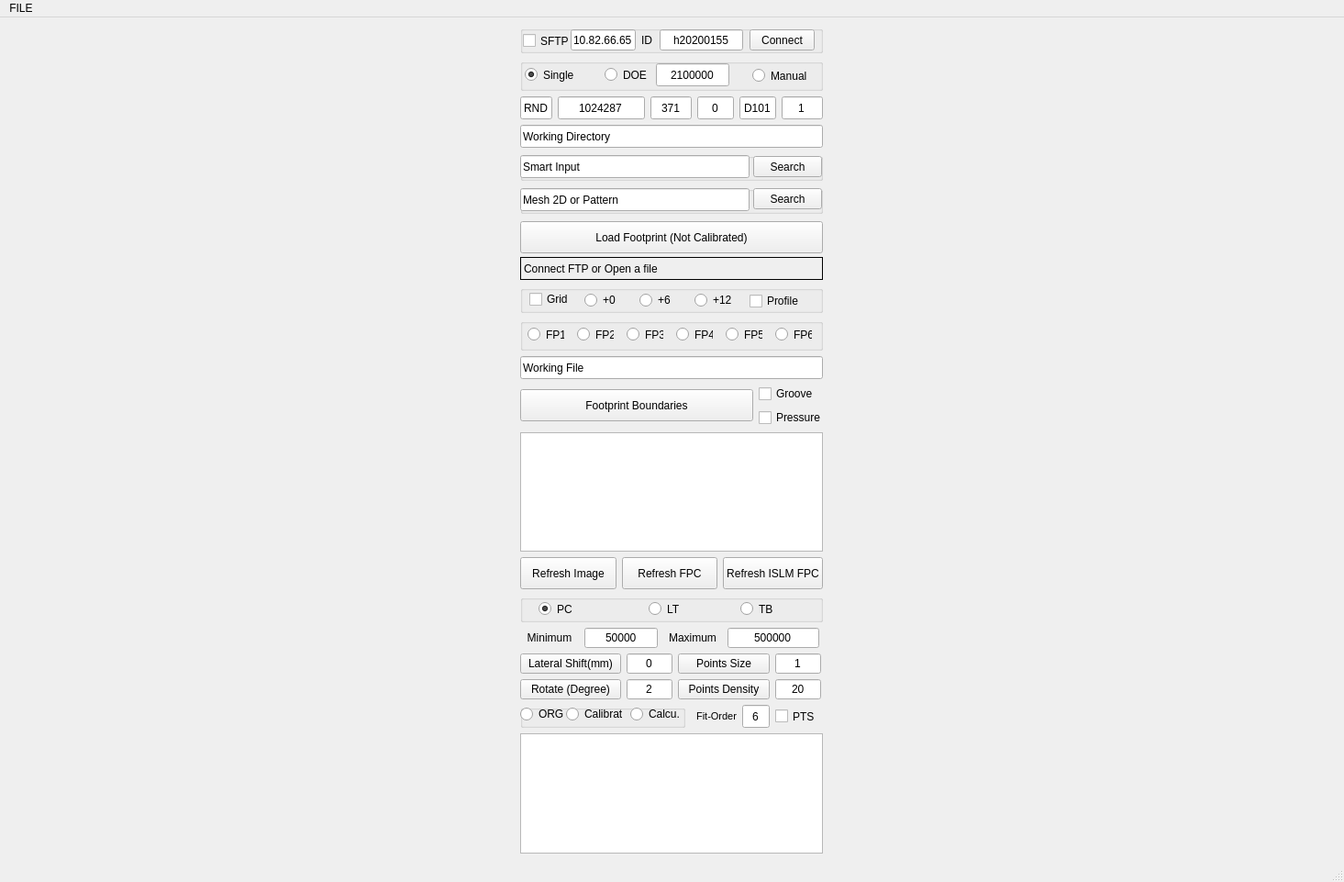
<?xml version="1.0" encoding="UTF-8"?>
<ui version="4.0">
 <class>MainWindow</class>
 <widget class="QMainWindow" name="MainWindow">
  <property name="geometry">
   <rect>
    <x>0</x>
    <y>0</y>
    <width>1465</width>
    <height>961</height>
   </rect>
  </property>
  <property name="windowTitle">
   <string>SMART-Footprint</string>
  </property>
  <widget class="QWidget" name="centralwidget">
   <layout class="QHBoxLayout" name="horizontalLayout_9">
    <item>
     <layout class="QVBoxLayout" name="verticalLayout_image"/>
    </item>
    <item>
     <layout class="QVBoxLayout" name="verticalLayout_board">
      <property name="sizeConstraint">
       <enum>QLayout::SetMaximumSize</enum>
      </property>
      <item>
       <layout class="QVBoxLayout" name="verticalLayout_menu">
        <item>
         <widget class="QGroupBox" name="Group_connection">
          <property name="minimumSize">
           <size>
            <width>330</width>
            <height>30</height>
           </size>
          </property>
          <property name="maximumSize">
           <size>
            <width>330</width>
            <height>30</height>
           </size>
          </property>
          <property name="title">
           <string/>
          </property>
          <widget class="QLineEdit" name="lineEdit_address">
           <property name="geometry">
            <rect>
             <x>55</x>
             <y>4</y>
             <width>71</width>
             <height>23</height>
            </rect>
           </property>
           <property name="maximumSize">
            <size>
             <width>100</width>
             <height>30</height>
            </size>
           </property>
           <property name="toolTip">
            <string>&lt;html&gt;&lt;head/&gt;&lt;body&gt;&lt;p&gt;HPC: 10.82.66.65&lt;/p&gt;&lt;/body&gt;&lt;/html&gt;</string>
           </property>
           <property name="text">
            <string>10.82.66.65</string>
           </property>
           <property name="alignment">
            <set>Qt::AlignCenter</set>
           </property>
          </widget>
          <widget class="QLabel" name="label_ID">
           <property name="geometry">
            <rect>
             <x>132</x>
             <y>5</y>
             <width>21</width>
             <height>21</height>
            </rect>
           </property>
           <property name="maximumSize">
            <size>
             <width>150</width>
             <height>25</height>
            </size>
           </property>
           <property name="text">
            <string>ID</string>
           </property>
          </widget>
          <widget class="QLineEdit" name="lineEdit_hpc_ID">
           <property name="geometry">
            <rect>
             <x>152</x>
             <y>4</y>
             <width>91</width>
             <height>23</height>
            </rect>
           </property>
           <property name="maximumSize">
            <size>
             <width>100</width>
             <height>30</height>
            </size>
           </property>
           <property name="toolTip">
            <string>&lt;html&gt;&lt;head/&gt;&lt;body&gt;&lt;p&gt;h+Employee ID &lt;/p&gt;&lt;/body&gt;&lt;/html&gt;</string>
           </property>
           <property name="text">
            <string>h20200155</string>
           </property>
           <property name="alignment">
            <set>Qt::AlignCenter</set>
           </property>
          </widget>
          <widget class="QPushButton" name="push_connection">
           <property name="geometry">
            <rect>
             <x>250</x>
             <y>4</y>
             <width>71</width>
             <height>23</height>
            </rect>
           </property>
           <property name="maximumSize">
            <size>
             <width>200</width>
             <height>30</height>
            </size>
           </property>
           <property name="text">
            <string>Connect</string>
           </property>
          </widget>
          <widget class="QCheckBox" name="check_FTP">
           <property name="geometry">
            <rect>
             <x>3</x>
             <y>5</y>
             <width>51</width>
             <height>23</height>
            </rect>
           </property>
           <property name="maximumSize">
            <size>
             <width>110</width>
             <height>25</height>
            </size>
           </property>
           <property name="text">
            <string>SFTP</string>
           </property>
          </widget>
         </widget>
        </item>
        <item>
         <widget class="QGroupBox" name="group_SimulationType">
          <property name="minimumSize">
           <size>
            <width>330</width>
            <height>35</height>
           </size>
          </property>
          <property name="maximumSize">
           <size>
            <width>330</width>
            <height>35</height>
           </size>
          </property>
          <property name="title">
           <string/>
          </property>
          <widget class="QRadioButton" name="radio_Single">
           <property name="geometry">
            <rect>
             <x>5</x>
             <y>9</y>
             <width>81</width>
             <height>17</height>
            </rect>
           </property>
           <property name="text">
            <string>Single</string>
           </property>
           <property name="checked">
            <bool>true</bool>
           </property>
          </widget>
          <widget class="QRadioButton" name="radio_DOE">
           <property name="geometry">
            <rect>
             <x>92</x>
             <y>9</y>
             <width>61</width>
             <height>17</height>
            </rect>
           </property>
           <property name="text">
            <string>DOE</string>
           </property>
          </widget>
          <widget class="QLineEdit" name="lineEdit_DOE_ID">
           <property name="geometry">
            <rect>
             <x>148</x>
             <y>5</y>
             <width>80</width>
             <height>25</height>
            </rect>
           </property>
           <property name="minimumSize">
            <size>
             <width>80</width>
             <height>0</height>
            </size>
           </property>
           <property name="maximumSize">
            <size>
             <width>80</width>
             <height>25</height>
            </size>
           </property>
           <property name="toolTip">
            <string>&lt;html&gt;&lt;head/&gt;&lt;body&gt;&lt;p&gt;Auto-Detect&lt;/p&gt;&lt;/body&gt;&lt;/html&gt;</string>
           </property>
           <property name="text">
            <string>2100000</string>
           </property>
           <property name="alignment">
            <set>Qt::AlignCenter</set>
           </property>
          </widget>
          <widget class="QRadioButton" name="radio_Manual">
           <property name="geometry">
            <rect>
             <x>253</x>
             <y>10</y>
             <width>61</width>
             <height>17</height>
            </rect>
           </property>
           <property name="text">
            <string>Manual</string>
           </property>
          </widget>
         </widget>
        </item>
        <item>
         <layout class="QHBoxLayout" name="horizontalLayou_min_2">
          <item>
           <widget class="QLineEdit" name="lineEdit_0_Location">
            <property name="minimumSize">
             <size>
              <width>35</width>
              <height>25</height>
             </size>
            </property>
            <property name="maximumSize">
             <size>
              <width>35</width>
              <height>30</height>
             </size>
            </property>
            <property name="toolTip">
             <string>&lt;html&gt;&lt;head/&gt;&lt;body&gt;&lt;p&gt;RND or ATC or CTC or ETC &lt;/p&gt;&lt;/body&gt;&lt;/html&gt;</string>
            </property>
            <property name="text">
             <string>RND</string>
            </property>
            <property name="alignment">
             <set>Qt::AlignCenter</set>
            </property>
           </widget>
          </item>
          <item>
           <widget class="QLineEdit" name="lineEdit_1_VT_Number">
            <property name="minimumSize">
             <size>
              <width>95</width>
              <height>25</height>
             </size>
            </property>
            <property name="maximumSize">
             <size>
              <width>95</width>
              <height>30</height>
             </size>
            </property>
            <property name="toolTip">
             <string>&lt;html&gt;&lt;head/&gt;&lt;body&gt;&lt;p&gt;Separator : /&lt;/p&gt;&lt;p&gt;ex : 1024000 / 1024365&lt;/p&gt;&lt;/body&gt;&lt;/html&gt;</string>
            </property>
            <property name="text">
             <string>1024287</string>
            </property>
            <property name="alignment">
             <set>Qt::AlignCenter</set>
            </property>
           </widget>
          </item>
          <item>
           <widget class="QLineEdit" name="lineEdit_3_VT_Serial">
            <property name="minimumSize">
             <size>
              <width>45</width>
              <height>25</height>
             </size>
            </property>
            <property name="maximumSize">
             <size>
              <width>45</width>
              <height>30</height>
             </size>
            </property>
            <property name="toolTip">
             <string>&lt;html&gt;&lt;head/&gt;&lt;body&gt;&lt;p&gt;Separator : , &lt;/p&gt;&lt;p&gt;(1, 2 / 13 )&lt;/p&gt;&lt;/body&gt;&lt;/html&gt;</string>
            </property>
            <property name="text">
             <string>371</string>
            </property>
            <property name="alignment">
             <set>Qt::AlignCenter</set>
            </property>
           </widget>
          </item>
          <item>
           <widget class="QLineEdit" name="lineEdit_2_VT_Revision">
            <property name="minimumSize">
             <size>
              <width>20</width>
              <height>25</height>
             </size>
            </property>
            <property name="maximumSize">
             <size>
              <width>40</width>
              <height>30</height>
             </size>
            </property>
            <property name="toolTip">
             <string>&lt;html&gt;&lt;head/&gt;&lt;body&gt;&lt;p&gt;Separator : , or ~&lt;/p&gt;&lt;p&gt;ex: 1,2 or 1~5&lt;/p&gt;&lt;/body&gt;&lt;/html&gt;</string>
            </property>
            <property name="text">
             <string>0</string>
            </property>
            <property name="alignment">
             <set>Qt::AlignCenter</set>
            </property>
           </widget>
          </item>
          <item>
           <widget class="QLineEdit" name="lineEdit_4_Sim_Type">
            <property name="minimumSize">
             <size>
              <width>40</width>
              <height>25</height>
             </size>
            </property>
            <property name="maximumSize">
             <size>
              <width>40</width>
              <height>30</height>
             </size>
            </property>
            <property name="toolTip">
             <string>&lt;html&gt;&lt;head/&gt;&lt;body&gt;&lt;p&gt;Separator : , &lt;/p&gt;&lt;p&gt;ex : D101, D104 / D104&lt;/p&gt;&lt;/body&gt;&lt;/html&gt;</string>
            </property>
            <property name="text">
             <string>D101</string>
            </property>
            <property name="alignment">
             <set>Qt::AlignCenter</set>
            </property>
           </widget>
          </item>
          <item>
           <widget class="QLineEdit" name="lineEdit_5_Sim_Num">
            <property name="minimumSize">
             <size>
              <width>45</width>
              <height>25</height>
             </size>
            </property>
            <property name="maximumSize">
             <size>
              <width>45</width>
              <height>30</height>
             </size>
            </property>
            <property name="toolTip">
             <string>&lt;html&gt;&lt;head/&gt;&lt;body&gt;&lt;p&gt;Separator : , &lt;/p&gt;&lt;p&gt;(ex: 1,2 / 2 )&lt;/p&gt;&lt;/body&gt;&lt;/html&gt;</string>
            </property>
            <property name="text">
             <string>1</string>
            </property>
            <property name="alignment">
             <set>Qt::AlignCenter</set>
            </property>
           </widget>
          </item>
         </layout>
        </item>
        <item>
         <widget class="QLineEdit" name="lineEdit_jobDir">
          <property name="minimumSize">
           <size>
            <width>330</width>
            <height>25</height>
           </size>
          </property>
          <property name="maximumSize">
           <size>
            <width>330</width>
            <height>30</height>
           </size>
          </property>
          <property name="font">
           <font>
            <family>Arial</family>
            <pointsize>9</pointsize>
           </font>
          </property>
          <property name="toolTip">
           <string>&lt;html&gt;&lt;head/&gt;&lt;body&gt;&lt;p&gt;Working Directory (Full path)&lt;/p&gt;&lt;/body&gt;&lt;/html&gt;</string>
          </property>
          <property name="text">
           <string>Working Directory</string>
          </property>
          <property name="alignment">
           <set>Qt::AlignLeading|Qt::AlignLeft|Qt::AlignVCenter</set>
          </property>
         </widget>
        </item>
        <item>
         <widget class="QGroupBox" name="groupBox_4">
          <property name="minimumSize">
           <size>
            <width>0</width>
            <height>30</height>
           </size>
          </property>
          <property name="maximumSize">
           <size>
            <width>330</width>
            <height>30</height>
           </size>
          </property>
          <property name="title">
           <string/>
          </property>
          <widget class="QLineEdit" name="lineEdit_smartFile">
           <property name="geometry">
            <rect>
             <x>0</x>
             <y>2</y>
             <width>250</width>
             <height>25</height>
            </rect>
           </property>
           <property name="minimumSize">
            <size>
             <width>250</width>
             <height>25</height>
            </size>
           </property>
           <property name="maximumSize">
            <size>
             <width>250</width>
             <height>30</height>
            </size>
           </property>
           <property name="font">
            <font>
             <family>Arial</family>
             <pointsize>9</pointsize>
            </font>
           </property>
           <property name="toolTip">
            <string>&lt;html&gt;&lt;head/&gt;&lt;body&gt;&lt;p&gt;SMART Input file&lt;/p&gt;&lt;/body&gt;&lt;/html&gt;</string>
           </property>
           <property name="text">
            <string>Smart Input</string>
           </property>
           <property name="alignment">
            <set>Qt::AlignLeading|Qt::AlignLeft|Qt::AlignVCenter</set>
           </property>
          </widget>
          <widget class="QPushButton" name="push_searchFile">
           <property name="geometry">
            <rect>
             <x>254</x>
             <y>3</y>
             <width>75</width>
             <height>23</height>
            </rect>
           </property>
           <property name="text">
            <string>Search</string>
           </property>
          </widget>
         </widget>
        </item>
        <item>
         <widget class="QGroupBox" name="groupBox_5">
          <property name="minimumSize">
           <size>
            <width>330</width>
            <height>30</height>
           </size>
          </property>
          <property name="maximumSize">
           <size>
            <width>330</width>
            <height>30</height>
           </size>
          </property>
          <property name="title">
           <string/>
          </property>
          <widget class="QLineEdit" name="lineEdit_patternMesh">
           <property name="geometry">
            <rect>
             <x>0</x>
             <y>2</y>
             <width>250</width>
             <height>25</height>
            </rect>
           </property>
           <property name="minimumSize">
            <size>
             <width>250</width>
             <height>25</height>
            </size>
           </property>
           <property name="maximumSize">
            <size>
             <width>250</width>
             <height>30</height>
            </size>
           </property>
           <property name="font">
            <font>
             <family>Arial</family>
             <pointsize>9</pointsize>
            </font>
           </property>
           <property name="toolTip">
            <string>&lt;html&gt;&lt;head/&gt;&lt;body&gt;&lt;p&gt;CUTE 2D mesh or Pattern Mesh (ptn)&lt;/p&gt;&lt;/body&gt;&lt;/html&gt;</string>
           </property>
           <property name="text">
            <string>Mesh 2D or Pattern</string>
           </property>
           <property name="alignment">
            <set>Qt::AlignLeading|Qt::AlignLeft|Qt::AlignVCenter</set>
           </property>
          </widget>
          <widget class="QPushButton" name="push_searchMesh">
           <property name="geometry">
            <rect>
             <x>254</x>
             <y>2</y>
             <width>75</width>
             <height>23</height>
            </rect>
           </property>
           <property name="text">
            <string>Search</string>
           </property>
          </widget>
         </widget>
        </item>
        <item>
         <layout class="QHBoxLayout" name="horizontalLayout_boundarybox_loading">
          <item>
           <widget class="QPushButton" name="pushButton_GeneratngFoot">
            <property name="minimumSize">
             <size>
              <width>0</width>
              <height>35</height>
             </size>
            </property>
            <property name="maximumSize">
             <size>
              <width>330</width>
              <height>30</height>
             </size>
            </property>
            <property name="text">
             <string>Load Footprint (Not Calibrated)</string>
            </property>
           </widget>
          </item>
         </layout>
        </item>
        <item>
         <widget class="QLabel" name="filename">
          <property name="minimumSize">
           <size>
            <width>0</width>
            <height>25</height>
           </size>
          </property>
          <property name="maximumSize">
           <size>
            <width>330</width>
            <height>30</height>
           </size>
          </property>
          <property name="frameShape">
           <enum>QFrame::Box</enum>
          </property>
          <property name="text">
           <string>Connect FTP or Open a file</string>
          </property>
         </widget>
        </item>
        <item>
         <widget class="QGroupBox" name="groupBox_3">
          <property name="minimumSize">
           <size>
            <width>0</width>
            <height>30</height>
           </size>
          </property>
          <property name="maximumSize">
           <size>
            <width>330</width>
            <height>16777215</height>
           </size>
          </property>
          <property name="title">
           <string/>
          </property>
          <widget class="QCheckBox" name="checkBox_6">
           <property name="geometry">
            <rect>
             <x>10</x>
             <y>7</y>
             <width>50</width>
             <height>16</height>
            </rect>
           </property>
           <property name="maximumSize">
            <size>
             <width>50</width>
             <height>20</height>
            </size>
           </property>
           <property name="text">
            <string>Grid </string>
           </property>
          </widget>
          <widget class="QRadioButton" name="radio_plus0">
           <property name="geometry">
            <rect>
             <x>70</x>
             <y>8</y>
             <width>35</width>
             <height>16</height>
            </rect>
           </property>
           <property name="minimumSize">
            <size>
             <width>35</width>
             <height>0</height>
            </size>
           </property>
           <property name="maximumSize">
            <size>
             <width>30</width>
             <height>25</height>
            </size>
           </property>
           <property name="text">
            <string>+0</string>
           </property>
          </widget>
          <widget class="QRadioButton" name="radio_plus6">
           <property name="geometry">
            <rect>
             <x>130</x>
             <y>8</y>
             <width>35</width>
             <height>16</height>
            </rect>
           </property>
           <property name="minimumSize">
            <size>
             <width>35</width>
             <height>0</height>
            </size>
           </property>
           <property name="maximumSize">
            <size>
             <width>30</width>
             <height>25</height>
            </size>
           </property>
           <property name="text">
            <string>+6</string>
           </property>
          </widget>
          <widget class="QRadioButton" name="radio_plus12">
           <property name="geometry">
            <rect>
             <x>190</x>
             <y>8</y>
             <width>40</width>
             <height>16</height>
            </rect>
           </property>
           <property name="minimumSize">
            <size>
             <width>40</width>
             <height>0</height>
            </size>
           </property>
           <property name="maximumSize">
            <size>
             <width>30</width>
             <height>25</height>
            </size>
           </property>
           <property name="text">
            <string>+12</string>
           </property>
          </widget>
          <widget class="QCheckBox" name="checkBox_showProfile">
           <property name="geometry">
            <rect>
             <x>250</x>
             <y>7</y>
             <width>70</width>
             <height>20</height>
            </rect>
           </property>
           <property name="maximumSize">
            <size>
             <width>70</width>
             <height>20</height>
            </size>
           </property>
           <property name="text">
            <string>Profile</string>
           </property>
          </widget>
         </widget>
        </item>
        <item>
         <widget class="QGroupBox" name="groupBox">
          <property name="minimumSize">
           <size>
            <width>330</width>
            <height>35</height>
           </size>
          </property>
          <property name="maximumSize">
           <size>
            <width>330</width>
            <height>35</height>
           </size>
          </property>
          <property name="title">
           <string/>
          </property>
          <widget class="QWidget" name="layoutWidget">
           <property name="geometry">
            <rect>
             <x>0</x>
             <y>8</y>
             <width>331</width>
             <height>19</height>
            </rect>
           </property>
           <layout class="QHBoxLayout" name="horizontalLayout_SelectImage">
            <item>
             <widget class="QRadioButton" name="radioButton_print1">
              <property name="maximumSize">
               <size>
                <width>40</width>
                <height>16777215</height>
               </size>
              </property>
              <property name="text">
               <string>FP1</string>
              </property>
             </widget>
            </item>
            <item>
             <widget class="QRadioButton" name="radioButton_print2">
              <property name="maximumSize">
               <size>
                <width>40</width>
                <height>16777215</height>
               </size>
              </property>
              <property name="text">
               <string>FP2</string>
              </property>
             </widget>
            </item>
            <item>
             <widget class="QRadioButton" name="radioButton_print3">
              <property name="maximumSize">
               <size>
                <width>40</width>
                <height>16777215</height>
               </size>
              </property>
              <property name="text">
               <string>FP3</string>
              </property>
             </widget>
            </item>
            <item>
             <widget class="QRadioButton" name="radioButton_print4">
              <property name="maximumSize">
               <size>
                <width>40</width>
                <height>16777215</height>
               </size>
              </property>
              <property name="text">
               <string>FP4</string>
              </property>
             </widget>
            </item>
            <item>
             <widget class="QRadioButton" name="radioButton_print5">
              <property name="maximumSize">
               <size>
                <width>40</width>
                <height>16777215</height>
               </size>
              </property>
              <property name="text">
               <string>FP5</string>
              </property>
             </widget>
            </item>
            <item>
             <widget class="QRadioButton" name="radioButton_print6">
              <property name="maximumSize">
               <size>
                <width>40</width>
                <height>16777215</height>
               </size>
              </property>
              <property name="text">
               <string>FP6</string>
              </property>
             </widget>
            </item>
           </layout>
          </widget>
         </widget>
        </item>
        <item>
         <widget class="QLineEdit" name="lineEdit_jobFile">
          <property name="minimumSize">
           <size>
            <width>330</width>
            <height>25</height>
           </size>
          </property>
          <property name="maximumSize">
           <size>
            <width>330</width>
            <height>30</height>
           </size>
          </property>
          <property name="font">
           <font>
            <family>Arial</family>
            <pointsize>9</pointsize>
           </font>
          </property>
          <property name="toolTip">
           <string>&lt;html&gt;&lt;head/&gt;&lt;body&gt;&lt;p&gt;Working file &lt;/p&gt;&lt;/body&gt;&lt;/html&gt;</string>
          </property>
          <property name="text">
           <string>Working File</string>
          </property>
          <property name="alignment">
           <set>Qt::AlignLeading|Qt::AlignLeft|Qt::AlignVCenter</set>
          </property>
         </widget>
        </item>
        <item>
         <layout class="QHBoxLayout" name="horizontalLayout_boundarybox">
          <item>
           <widget class="QPushButton" name="pushButton_compare">
            <property name="minimumSize">
             <size>
              <width>0</width>
              <height>35</height>
             </size>
            </property>
            <property name="maximumSize">
             <size>
              <width>330</width>
              <height>35</height>
             </size>
            </property>
            <property name="text">
             <string>Footprint Boundaries</string>
            </property>
           </widget>
          </item>
          <item>
           <layout class="QVBoxLayout" name="verticalLayout">
            <item>
             <widget class="QCheckBox" name="checkBox_showGrv">
              <property name="maximumSize">
               <size>
                <width>70</width>
                <height>20</height>
               </size>
              </property>
              <property name="text">
               <string>Groove</string>
              </property>
             </widget>
            </item>
            <item>
             <widget class="QCheckBox" name="checkBox_showBndPressure">
              <property name="maximumSize">
               <size>
                <width>70</width>
                <height>20</height>
               </size>
              </property>
              <property name="text">
               <string>Pressure</string>
              </property>
             </widget>
            </item>
           </layout>
          </item>
         </layout>
        </item>
        <item>
         <widget class="QTableWidget" name="tableWidget">
          <property name="minimumSize">
           <size>
            <width>330</width>
            <height>0</height>
           </size>
          </property>
          <property name="maximumSize">
           <size>
            <width>330</width>
            <height>16777215</height>
           </size>
          </property>
         </widget>
        </item>
        <item>
         <layout class="QHBoxLayout" name="horizontalLayout_redobox">
          <item>
           <widget class="QPushButton" name="pushButton_Redraw">
            <property name="minimumSize">
             <size>
              <width>0</width>
              <height>35</height>
             </size>
            </property>
            <property name="maximumSize">
             <size>
              <width>110</width>
              <height>35</height>
             </size>
            </property>
            <property name="text">
             <string>Refresh Image</string>
            </property>
           </widget>
          </item>
          <item>
           <widget class="QPushButton" name="pushButton_Range">
            <property name="minimumSize">
             <size>
              <width>0</width>
              <height>35</height>
             </size>
            </property>
            <property name="maximumSize">
             <size>
              <width>110</width>
              <height>35</height>
             </size>
            </property>
            <property name="text">
             <string>Refresh FPC</string>
            </property>
           </widget>
          </item>
          <item>
           <widget class="QPushButton" name="pushButton_refreshAll">
            <property name="minimumSize">
             <size>
              <width>0</width>
              <height>35</height>
             </size>
            </property>
            <property name="maximumSize">
             <size>
              <width>110</width>
              <height>35</height>
             </size>
            </property>
            <property name="text">
             <string>Refresh ISLM FPC</string>
            </property>
           </widget>
          </item>
         </layout>
        </item>
        <item>
         <widget class="QGroupBox" name="group_TIRE">
          <property name="minimumSize">
           <size>
            <width>330</width>
            <height>30</height>
           </size>
          </property>
          <property name="maximumSize">
           <size>
            <width>330</width>
            <height>30</height>
           </size>
          </property>
          <property name="title">
           <string/>
          </property>
          <widget class="QRadioButton" name="radio_PC">
           <property name="geometry">
            <rect>
             <x>20</x>
             <y>7</y>
             <width>51</width>
             <height>17</height>
            </rect>
           </property>
           <property name="text">
            <string>PC</string>
           </property>
           <property name="checked">
            <bool>true</bool>
           </property>
          </widget>
          <widget class="QRadioButton" name="radioTB">
           <property name="geometry">
            <rect>
             <x>240</x>
             <y>7</y>
             <width>51</width>
             <height>17</height>
            </rect>
           </property>
           <property name="text">
            <string>TB</string>
           </property>
          </widget>
          <widget class="QRadioButton" name="radioLT">
           <property name="geometry">
            <rect>
             <x>140</x>
             <y>7</y>
             <width>51</width>
             <height>17</height>
            </rect>
           </property>
           <property name="text">
            <string>LT</string>
           </property>
          </widget>
         </widget>
        </item>
        <item>
         <layout class="QHBoxLayout" name="horizontalLayou_min">
          <item>
           <widget class="QLabel" name="label_min">
            <property name="maximumSize">
             <size>
              <width>60</width>
              <height>25</height>
             </size>
            </property>
            <property name="text">
             <string>Minimum</string>
            </property>
            <property name="alignment">
             <set>Qt::AlignCenter</set>
            </property>
           </widget>
          </item>
          <item>
           <widget class="QLineEdit" name="lineEdit_min_colorRange">
            <property name="maximumSize">
             <size>
              <width>80</width>
              <height>30</height>
             </size>
            </property>
            <property name="text">
             <string>50000</string>
            </property>
            <property name="alignment">
             <set>Qt::AlignCenter</set>
            </property>
           </widget>
          </item>
          <item>
           <widget class="QLabel" name="label_max">
            <property name="maximumSize">
             <size>
              <width>60</width>
              <height>25</height>
             </size>
            </property>
            <property name="text">
             <string>Maximum</string>
            </property>
            <property name="alignment">
             <set>Qt::AlignCenter</set>
            </property>
           </widget>
          </item>
          <item>
           <widget class="QLineEdit" name="lineEdit_max_colorRange">
            <property name="maximumSize">
             <size>
              <width>100</width>
              <height>30</height>
             </size>
            </property>
            <property name="text">
             <string>500000</string>
            </property>
            <property name="alignment">
             <set>Qt::AlignCenter</set>
            </property>
           </widget>
          </item>
         </layout>
        </item>
        <item>
         <layout class="QHBoxLayout" name="horizontalLayout_ptSize">
          <item>
           <widget class="QPushButton" name="push_lateralShift">
            <property name="maximumSize">
             <size>
              <width>110</width>
              <height>25</height>
             </size>
            </property>
            <property name="text">
             <string>Lateral Shift(mm)</string>
            </property>
           </widget>
          </item>
          <item>
           <widget class="QLineEdit" name="lineEdit_lateralShift">
            <property name="maximumSize">
             <size>
              <width>50</width>
              <height>25</height>
             </size>
            </property>
            <property name="text">
             <string>0</string>
            </property>
            <property name="alignment">
             <set>Qt::AlignCenter</set>
            </property>
           </widget>
          </item>
          <item>
           <widget class="QPushButton" name="pushPointSize">
            <property name="maximumSize">
             <size>
              <width>100</width>
              <height>25</height>
             </size>
            </property>
            <property name="text">
             <string>Points Size</string>
            </property>
           </widget>
          </item>
          <item>
           <widget class="QLineEdit" name="lineEdit_pointSize">
            <property name="maximumSize">
             <size>
              <width>50</width>
              <height>25</height>
             </size>
            </property>
            <property name="text">
             <string>1</string>
            </property>
            <property name="alignment">
             <set>Qt::AlignCenter</set>
            </property>
           </widget>
          </item>
         </layout>
        </item>
        <item>
         <layout class="QHBoxLayout" name="horizontalLayout_angle">
          <item>
           <widget class="QPushButton" name="push_Rotating">
            <property name="maximumSize">
             <size>
              <width>110</width>
              <height>25</height>
             </size>
            </property>
            <property name="text">
             <string>Rotate (Degree)</string>
            </property>
           </widget>
          </item>
          <item>
           <widget class="QLineEdit" name="lineEdit_rotating">
            <property name="maximumSize">
             <size>
              <width>50</width>
              <height>25</height>
             </size>
            </property>
            <property name="text">
             <string>2</string>
            </property>
            <property name="alignment">
             <set>Qt::AlignCenter</set>
            </property>
           </widget>
          </item>
          <item>
           <widget class="QPushButton" name="pushPointsDensity">
            <property name="maximumSize">
             <size>
              <width>100</width>
              <height>25</height>
             </size>
            </property>
            <property name="text">
             <string>Points Density</string>
            </property>
           </widget>
          </item>
          <item>
           <widget class="QLineEdit" name="lineEdit_PointsDensity">
            <property name="maximumSize">
             <size>
              <width>50</width>
              <height>25</height>
             </size>
            </property>
            <property name="text">
             <string>20</string>
            </property>
            <property name="alignment">
             <set>Qt::AlignCenter</set>
            </property>
           </widget>
          </item>
         </layout>
        </item>
        <item>
         <layout class="QHBoxLayout" name="horizontalLayout_fitting">
          <item>
           <widget class="QGroupBox" name="groupBox_11">
            <property name="maximumSize">
             <size>
              <width>180</width>
              <height>25</height>
             </size>
            </property>
            <property name="title">
             <string/>
            </property>
            <widget class="QRadioButton" name="radio_ISLM_org">
             <property name="geometry">
              <rect>
               <x>0</x>
               <y>0</y>
               <width>70</width>
               <height>20</height>
              </rect>
             </property>
             <property name="maximumSize">
              <size>
               <width>70</width>
               <height>25</height>
              </size>
             </property>
             <property name="text">
              <string>ORG</string>
             </property>
            </widget>
            <widget class="QRadioButton" name="radio_ISLM_cali">
             <property name="geometry">
              <rect>
               <x>50</x>
               <y>0</y>
               <width>70</width>
               <height>20</height>
              </rect>
             </property>
             <property name="maximumSize">
              <size>
               <width>70</width>
               <height>25</height>
              </size>
             </property>
             <property name="text">
              <string>Calibrat</string>
             </property>
            </widget>
            <widget class="QRadioButton" name="radio_calculation">
             <property name="geometry">
              <rect>
               <x>120</x>
               <y>0</y>
               <width>60</width>
               <height>20</height>
              </rect>
             </property>
             <property name="maximumSize">
              <size>
               <width>60</width>
               <height>25</height>
              </size>
             </property>
             <property name="text">
              <string>Calcu.</string>
             </property>
            </widget>
           </widget>
          </item>
          <item>
           <widget class="QLabel" name="label_fittingOrder">
            <property name="maximumSize">
             <size>
              <width>50</width>
              <height>25</height>
             </size>
            </property>
            <property name="font">
             <font>
              <pointsize>8</pointsize>
             </font>
            </property>
            <property name="text">
             <string>Fit-Order</string>
            </property>
            <property name="alignment">
             <set>Qt::AlignRight|Qt::AlignTrailing|Qt::AlignVCenter</set>
            </property>
           </widget>
          </item>
          <item>
           <widget class="QLineEdit" name="lineEdit_fittingOrder">
            <property name="maximumSize">
             <size>
              <width>30</width>
              <height>30</height>
             </size>
            </property>
            <property name="text">
             <string>6</string>
            </property>
            <property name="alignment">
             <set>Qt::AlignCenter</set>
            </property>
           </widget>
          </item>
          <item>
           <widget class="QCheckBox" name="check_showFittingPoints">
            <property name="maximumSize">
             <size>
              <width>50</width>
              <height>25</height>
             </size>
            </property>
            <property name="text">
             <string>PTS</string>
            </property>
           </widget>
          </item>
         </layout>
        </item>
        <item>
         <widget class="QTextBrowser" name="textBrowser">
          <property name="maximumSize">
           <size>
            <width>330</width>
            <height>16777215</height>
           </size>
          </property>
         </widget>
        </item>
       </layout>
      </item>
     </layout>
    </item>
   </layout>
  </widget>
  <widget class="QMenuBar" name="menubar">
   <property name="geometry">
    <rect>
     <x>0</x>
     <y>0</y>
     <width>1465</width>
     <height>21</height>
    </rect>
   </property>
   <widget class="QMenu" name="menuFILE">
    <property name="title">
     <string>FILE</string>
    </property>
    <addaction name="actionClear"/>
    <addaction name="actionClose"/>
   </widget>
   <addaction name="menuFILE"/>
  </widget>
  <widget class="QStatusBar" name="statusbar"/>
  <action name="actionClose">
   <property name="text">
    <string>Close</string>
   </property>
   <property name="shortcut">
    <string>Ctrl+C</string>
   </property>
  </action>
  <action name="actionClear">
   <property name="text">
    <string>Clear</string>
   </property>
   <property name="toolTip">
    <string>Clear all data</string>
   </property>
   <property name="shortcut">
    <string>Ctrl+Q</string>
   </property>
  </action>
 </widget>
 <tabstops>
  <tabstop>pushButton_Redraw</tabstop>
  <tabstop>pushButton_Range</tabstop>
  <tabstop>radio_PC</tabstop>
  <tabstop>radioLT</tabstop>
  <tabstop>radioTB</tabstop>
  <tabstop>lineEdit_min_colorRange</tabstop>
  <tabstop>lineEdit_max_colorRange</tabstop>
  <tabstop>lineEdit_lateralShift</tabstop>
  <tabstop>push_lateralShift</tabstop>
  <tabstop>lineEdit_rotating</tabstop>
  <tabstop>push_Rotating</tabstop>
  <tabstop>lineEdit_pointSize</tabstop>
  <tabstop>lineEdit_PointsDensity</tabstop>
  <tabstop>lineEdit_fittingOrder</tabstop>
  <tabstop>textBrowser</tabstop>
  <tabstop>check_FTP</tabstop>
  <tabstop>pushPointSize</tabstop>
  <tabstop>pushPointsDensity</tabstop>
  <tabstop>lineEdit_address</tabstop>
  <tabstop>lineEdit_hpc_ID</tabstop>
  <tabstop>push_connection</tabstop>
  <tabstop>radio_Single</tabstop>
  <tabstop>radio_DOE</tabstop>
  <tabstop>lineEdit_DOE_ID</tabstop>
  <tabstop>radio_Manual</tabstop>
  <tabstop>lineEdit_0_Location</tabstop>
  <tabstop>lineEdit_1_VT_Number</tabstop>
  <tabstop>lineEdit_3_VT_Serial</tabstop>
  <tabstop>lineEdit_2_VT_Revision</tabstop>
  <tabstop>lineEdit_4_Sim_Type</tabstop>
  <tabstop>lineEdit_5_Sim_Num</tabstop>
  <tabstop>lineEdit_jobDir</tabstop>
  <tabstop>radioButton_print1</tabstop>
  <tabstop>radioButton_print2</tabstop>
  <tabstop>radioButton_print3</tabstop>
  <tabstop>radioButton_print4</tabstop>
  <tabstop>radioButton_print5</tabstop>
  <tabstop>radioButton_print6</tabstop>
 </tabstops>
 <resources/>
 <connections>
  <connection>
   <sender>actionClose</sender>
   <signal>triggered()</signal>
   <receiver>MainWindow</receiver>
   <slot>close()</slot>
   <hints>
    <hint type="sourcelabel">
     <x>-1</x>
     <y>-1</y>
    </hint>
    <hint type="destinationlabel">
     <x>454</x>
     <y>359</y>
    </hint>
   </hints>
  </connection>
  <connection>
   <sender>pushButton_Range</sender>
   <signal>clicked()</signal>
   <receiver>lineEdit_min_colorRange</receiver>
   <slot>copy()</slot>
   <hints>
    <hint type="sourcelabel">
     <x>347</x>
     <y>713</y>
    </hint>
    <hint type="destinationlabel">
     <x>504</x>
     <y>578</y>
    </hint>
   </hints>
  </connection>
  <connection>
   <sender>pushPointSize</sender>
   <signal>clicked()</signal>
   <receiver>lineEdit_pointSize</receiver>
   <slot>copy()</slot>
   <hints>
    <hint type="sourcelabel">
     <x>794</x>
     <y>611</y>
    </hint>
    <hint type="destinationlabel">
     <x>1018</x>
     <y>611</y>
    </hint>
   </hints>
  </connection>
  <connection>
   <sender>pushButton_Range</sender>
   <signal>clicked()</signal>
   <receiver>lineEdit_max_colorRange</receiver>
   <slot>copy()</slot>
   <hints>
    <hint type="sourcelabel">
     <x>347</x>
     <y>713</y>
    </hint>
    <hint type="destinationlabel">
     <x>1016</x>
     <y>578</y>
    </hint>
   </hints>
  </connection>
 </connections>
</ui>
